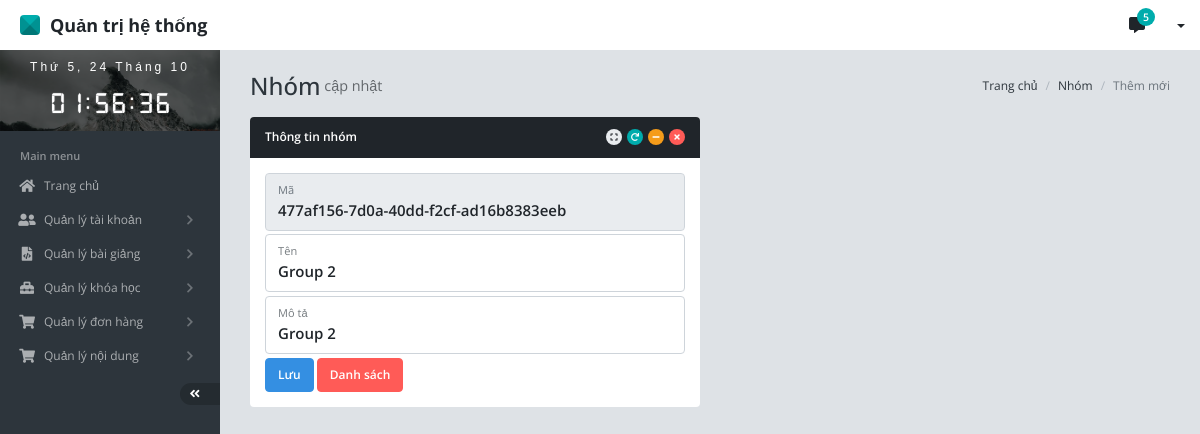
/admin/index.php?c=formGroup&m=goUpdate&code=477af156-7d0a-40dd-f2cf-ad16b8383eeb, run on the app's committed database.
### tables this page shows
CREATE TABLE IF NOT EXISTS `form_group` (
  `id` bigint(20) NOT NULL AUTO_INCREMENT,
  `id_parent` bigint(20) DEFAULT NULL,
  `code` text DEFAULT NULL,
  `name` text DEFAULT NULL,
  `description` text DEFAULT NULL,
  `created_date` datetime DEFAULT NULL,
  `updated_date` datetime DEFAULT NULL,
  PRIMARY KEY (`id`),
  KEY `IDX_form_cate_id_parent` (`id_parent`)
);

### admin/view/FormGroupView.php (called while the page is built, shortened)
<?php
class FormGroupView{
    public function goUpdate($formGroup){
    	include_once("template/form-group/update.php");
    }
}

### admin/controller/FormGroupController.php (called while the page is built, shortened)
<?php
include_once("model/FormGroupModel.php");
include_once("view/FormGroupView.php");
class FormGroupController{
	private $formGroupModel;
    private $formGroupView;
    public function __construct(){
		$this->formGroupModel = new FormGroupModel();
        $this->formGroupView = new FormGroupView();
	}
	public function goUpdate(){
		$code = (isset($_GET['code'])) ? $_GET['code'] : null;
		$formGroup = $this->formGroupModel->selectByCode($code);
		$this->formGroupView->goUpdate($formGroup);
	}
}

### admin/index.php (called while the page is built, shortened)
<?php
include_once("../utils/MySQLUtils.php");
include_once("controller/FormGroupController.php");
$c = (isset($_GET['c'])) ? $_GET['c'] : "user";
switch ($c) {
	case 'formGroup':
		$controller = new FormGroupController();
		break;
}
$m = (isset($_GET['m'])) ? $_GET['m'] : "list";
$controller->$m();

### utils/MySQLUtils.php (called while the page is built, shortened)
<?php
	class MySQLUtils {
		private static $conn = null;
		private $username = "root";
		private $password = "12345678";
		function __construct() {
			try {
			  self::$conn = new PDO("mysql:host=$servername;dbname=joy_home;port=3307", $this->username, $this->password);
			  self::$conn->exec("set names utf8mb4");
			  self::$conn->setAttribute(PDO::ATTR_ERRMODE, PDO::ERRMODE_EXCEPTION);
			} catch(PDOException $e) {
			}
		}
		public function selectOne($query, $param = null){
			$stmt = self::$conn->prepare($query);
		  	$stmt->execute($param);
		  	$stmt->setFetchMode(PDO::FETCH_ASSOC);
		  	$result = $stmt->fetch();
		  	return $result;
		}
	}
?>

### admin/model/FormGroupModel.php (called while the page is built, shortened)
<?php
class FormGroupModel{
	function __construct(){
		$this->db = new MySQLUtils();
	}
	public function selectByCode($code){
		$query = "SELECT *
		FROM form_group
		WHERE code = :code";
		$param = array(
			'code' => $code
		);
		return $this->db->selectOne($query, $param);
	}
}

### admin/template/form-group/update.php (the view, shortened to what this page needs)
<!DOCTYPE html>
<html>
<?php include_once("template/common/head.php"); ?>
<?php include_once("template/common/css.php"); ?>
<body>
    <div id="app" class="app app-header-fixed app-sidebar-fixed">
		<?php include_once("template/common/header.php"); ?>
		<?php include_once("template/common/sidebar.php"); ?>
		<div id="content" class="app-content">
			<ol class="breadcrumb float-xl-end">
				<li class="breadcrumb-item"><a href="javascript:;">Trang chủ</a></li>
				<li class="breadcrumb-item"><a href="javascript:;">Nhóm</a></li>
				<li class="breadcrumb-item active">Thêm mới</li>
			</ol>
			<h1 class="page-header d-flex align-items-center">
			  	Nhóm <small class="ms-1">cập nhật</small>
			</h1>
			<div class="row">
				<div class="col-xl-6">
					<div class="panel panel-inverse">
						<div class="panel-heading">
					    	<h4 class="panel-title">Thông tin nhóm</h4>
						    <div class="panel-heading-btn">
						    	<a href="javascript:;" class="btn btn-xs btn-icon btn-default" data-toggle="panel-expand" ><i class="fa fa-expand"></i></a>
						    	<a href="javascript:;" class="btn btn-xs btn-icon btn-success" data-toggle="panel-reload" ><i class="fa fa-redo"></i></a>
						    	<a href="javascript:;" class="btn btn-xs btn-icon btn-warning" data-toggle="panel-collapse" ><i class="fa fa-minus"></i></a>
						    	<a href="javascript:;" class="btn btn-xs btn-icon btn-danger" data-toggle="panel-remove" ><i class="fa fa-times"></i></a>
						    </div>
						</div>
						<div class="panel-body">
							<form action="?c=formGroup&m=doUpdate" method="POST">
								<div class="form-floating">
								  	<input id="ip-code" class="form-control fs-15px" value="<?= $formGroup['code'] ?>" readonly disabled />
								  	<label for="ip-code" class="d-flex align-items-center fs-13px">Mã</label>
								</div>
								<div class="form-floating mt-1">
								  	<input name="ip-name" id="ip-name" class="form-control fs-15px" value="<?= $formGroup['name'] ?>"/>
								  	<label for="ip-name" class="d-flex align-items-center fs-13px">Tên</label>
								</div>
								<div class="form-floating mt-1">
								  	<input name="ip-description" id="ip-description" class="form-control fs-15px" value="<?= $formGroup['description'] ?>"/>
								  	<label for="ip-description" class="d-flex align-items-center fs-13px">Mô tả</label>
								</div>
								<button type="submit" class="btn btn-primary mt-1">Lưu</button>
								<a class="btn btn-danger mt-1" href="?c=formGroup&m=list">Danh sách</a>
							</form>
						</div>
					</div>
				</div>
			</div>
		</div>
    </div>
</body>
</html>

### data on the page
form_group: code "477af156-7d0a-40dd-f2cf-ad16b8383eeb", ip-name "Group 2", ip-description "Group 2"
